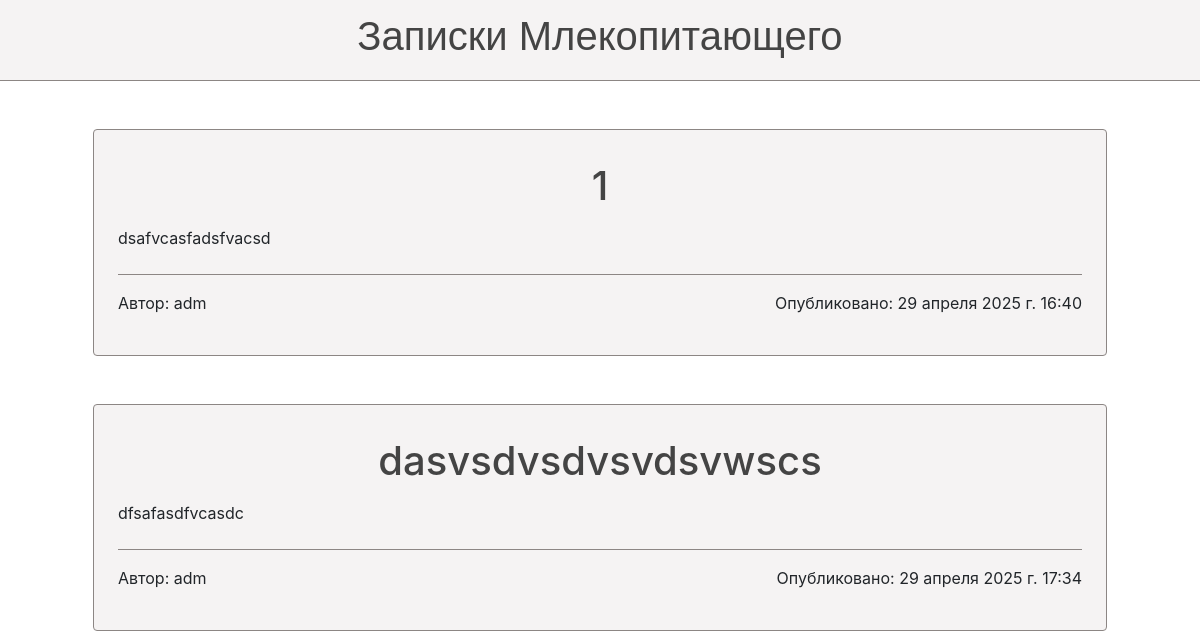
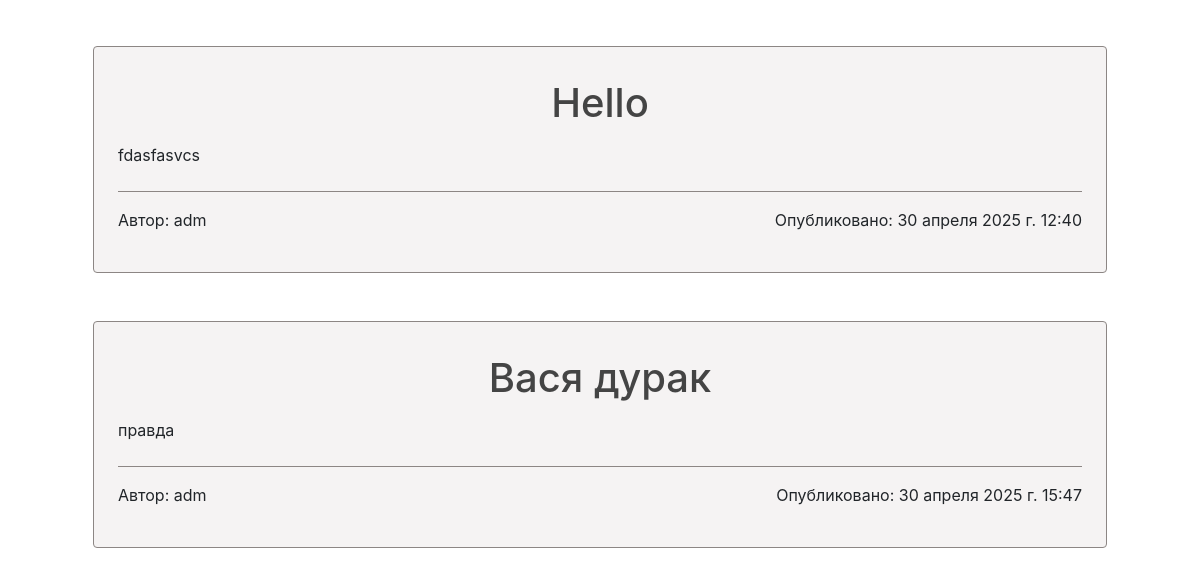
Before: / with the older database file (2 pictures, top to bottom).
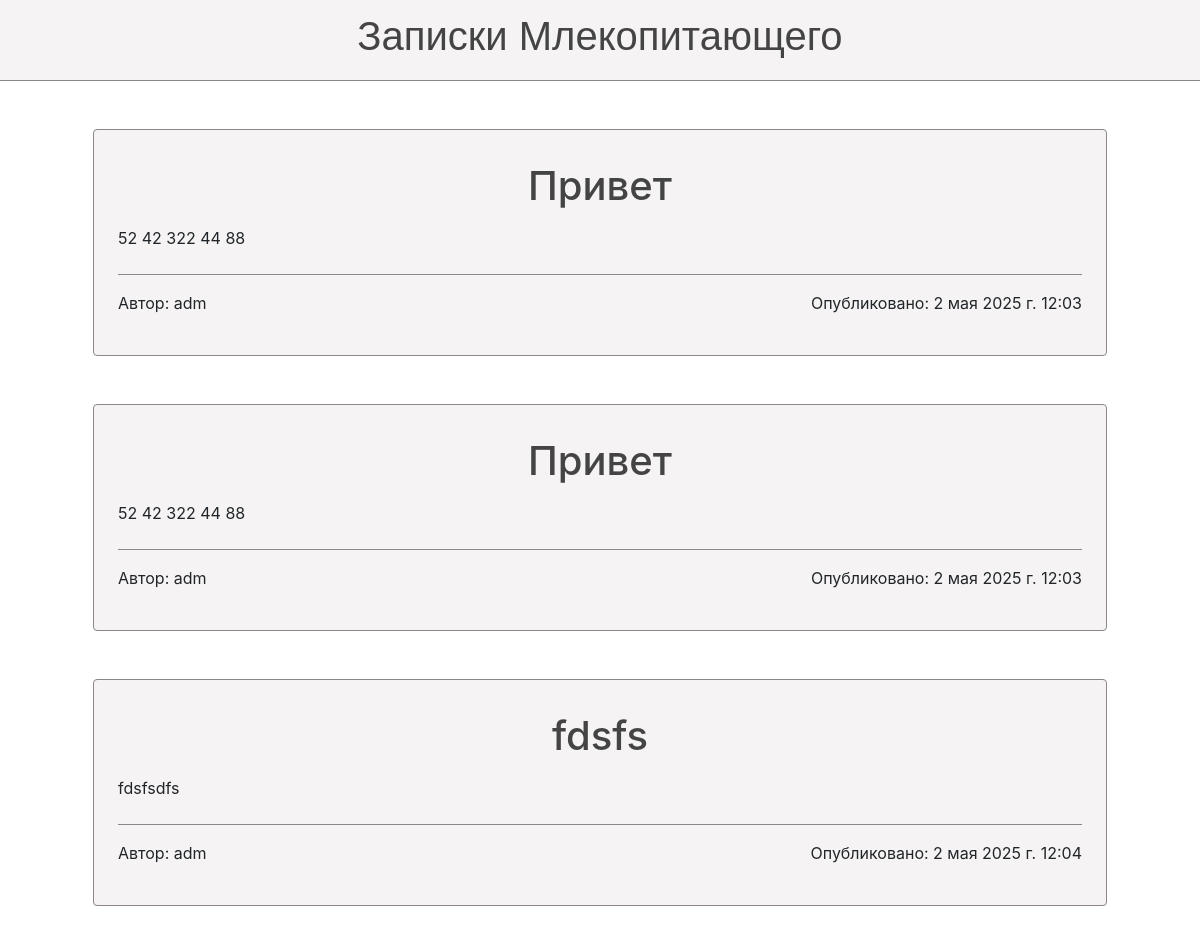
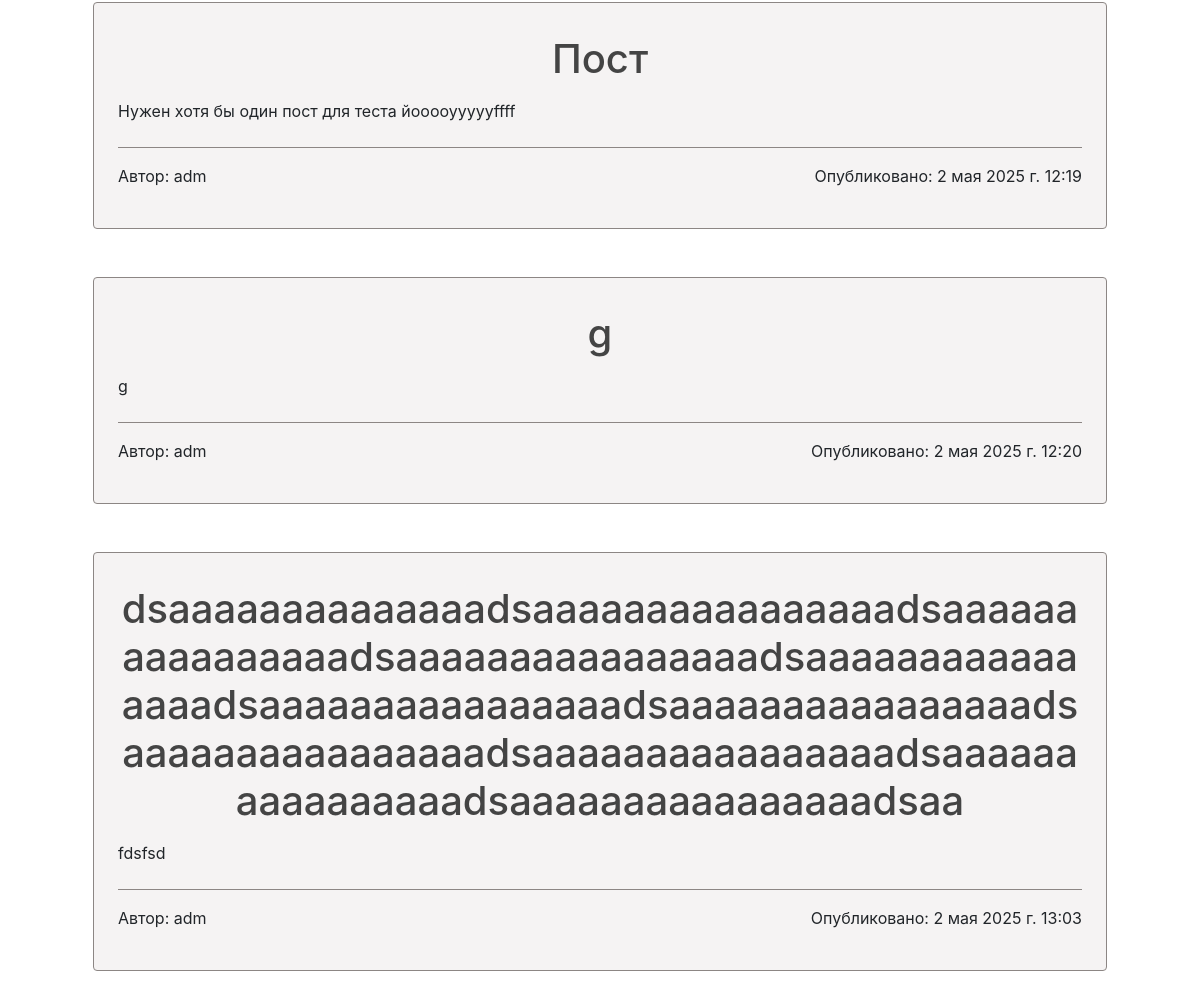
After: the same page with the newer database file (2 pictures, top to bottom).
### blog/models.py (models this page shows, shortened)
class Post(models.Model):
    author = models.ForeignKey(settings.AUTH_USER_MODEL, on_delete=models.CASCADE)
    title = models.CharField(max_length=200)
    text = models.TextField()
    created_date = models.DateTimeField(default=timezone.now)
    published_date = models.DateTimeField(blank=True, null=True)

### blog/views.py (the view)
# urls.py: path('', views.post_list, name='post_list'),
def post_list(request):
    posts = Post.objects.filter(published_date__lte=timezone.now()).order_by('published_date')
    return render(request, 'blog/post_list.html', {'posts': posts})

### blog/templates/blog/post_list.html
{% extends 'blog/base.html' %}
{% block content %}
   {% for post in posts %}
        <div class = "container">
            <div class="pst m-5 p-4 border border-primary rounded">
                <h1 class="text-center pt-2 pb-2"><a href="{% url 'post_detail' pk=post.pk %}">{{ post.title }}</a></h1>
                <p class = "border-bottom border-primary pb-4">{{ post.text|linebreaksbr }}</p>
                <div class = "d-flex justify-content-between">
                    <p>Автор: {{post.author}}</p>
                    <p>Опубликовано: {{ post.published_date }}</p>
                </div>
            </div>
        </div>
    {% endfor %}
{% endblock %}

### blog/templates/blog/base.html (shortened to what this page needs)
{% load static %}
<html>
<head>
    <link rel="stylesheet" href="https://cdn.jsdelivr.net/npm/bootstrap@4.1.3/dist/css/bootstrap.min.css">
    <link rel="stylesheet" href="{% static 'blog/css/style.css' %}">
</head>
<body>
    <header class = "titleMain border-bottom border-primary ">
        <div class="d-flex justify-content-between align-items-center">
            <h1 class="flex-grow-1 text-center">
                <a href="{% url 'post_list' %}">Записки Млекопитающего</a>
            </h1>
        </div>
    </header>
    {% block content %}
    {% endblock %}
</body>
</html>

### blog/static/blog/css/style.css (style rules this page uses)
.titleMain { text-align: center; font-family: 'TT Moons Trial', sans-serif; background-color: rgb(245, 243, 243); padding: 1%; border-bottom: 1em; display: inline-block; width: 100%; }
.titleMain a { text-decoration: none; }
body { margin: 0; padding: 0; }
header { margin: 0; }
.pst { background-color: rgb(245, 243, 243); }
h1, h2, h3, a { color: #444444; text-decoration: none; }
.border { border: 1px solid #8c8684 !important; }
.border-bottom { border-bottom: 1px solid #8c8684 !important; }
h1 { max-width: 100%; word-wrap: break-word; overflow-wrap: break-word; word-break: break-word; }

Changed rows visible on the page:
removed Post: title "1", text "dsafvcasfadsfvacsd", author "adm", published_date "29 апреля 2025 г. 16:40"
removed Post: title "dasvsdvsdvsvdsvwscs", text "dfsafasdfvcasdc", author "adm", published_date "29 апреля 2025 г. 17:34"
removed Post: title "Hello", text "fdasfasvcs", author "adm", published_date "30 апреля 2025 г. 12:40"
removed Post: title "Вася дурак", text "правда", author "adm", published_date "30 апреля 2025 г. 15:47"
added Post: title "Привет", text "52 42 322 44 88", author "adm", published_date "2 мая 2025 г. 12:03"
added Post: title "Привет", text "52 42 322 44 88", author "adm", published_date "2 мая 2025 г. 12:03"
added Post: title "fdsfs", text "fdsfsdfs", author "adm", published_date "2 мая 2025 г. 12:04"
added Post: title "Пост", text "Нужен хотя бы один пост для теста йооооуууууffff", author "adm", published_date "2 мая 2025 г. 12:19"
added Post: title "g", text "g", author "adm", published_date "2 мая 2025 г. 12:20"
added Post: title "dsaaaaaaaaaaaaaadsaaaaaaaaaaaaaaaadsaaaaaaaaaaaaaaaadsaaaaaaaaaaaaaaaadsaaaaaaaaaaaaaaaadsaaaaaaaaaaaaaaaadsaaaaaaaaaaaaaaaadsaaaaaaaaaaaaaaaadsaaaaaaaaaaaaaaaadsaaaaaaaaaaaaaaaadsaaaaaaaaaaaaaaaadsaa", text "fdsfsd", author "adm", published_date "2 мая 2025 г. 13:03"
